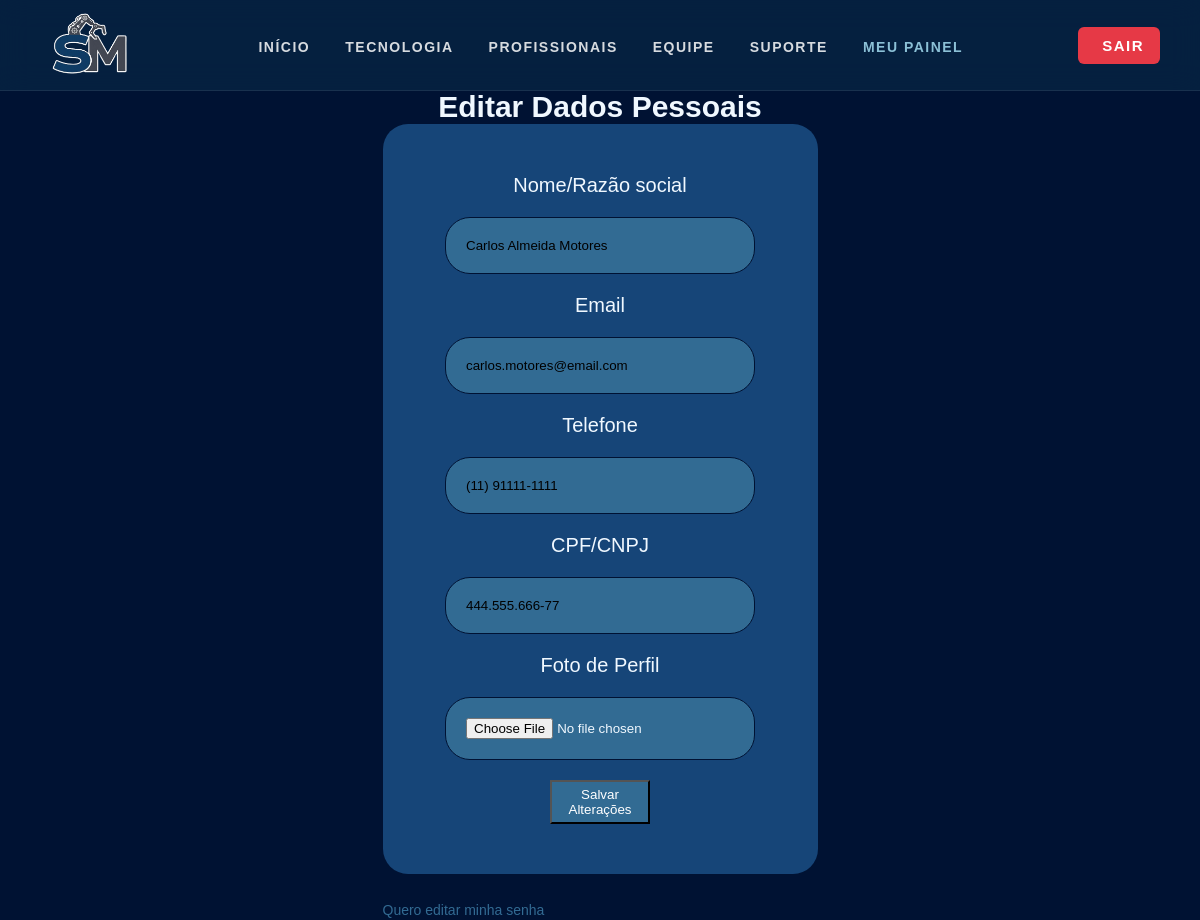
The page /user/editardados.php (signed in) on the database its author committed.
### tables this page shows
CREATE TABLE IF NOT EXISTS usuarios (
    id_user INT AUTO_INCREMENT PRIMARY KEY,
    img_user VARCHAR(255),
    nome VARCHAR(100) NOT NULL,
    email VARCHAR(100) UNIQUE NOT NULL,
    senha VARCHAR(255) NOT NULL,
    telefone VARCHAR(20) NOT NULL,
    cpf_cnpj VARCHAR(20) UNIQUE NOT NULL,
    tipo ENUM('PF', 'PJ') NOT NULL,
    categoria ENUM('cliente', 'profissional', 'admin') NOT NULL,
    
    especialidade VARCHAR(100) NULL,
    status ENUM('Disponível', 'Em Atendimento', 'Inativo') NULL,
    valor_dia DECIMAL(10, 2) NULL,
    descricao_func TEXT NULL,
    
    notas INT NULL CHECK (notas BETWEEN 0 AND 5)
);

### crud.php (called while the page is built, shortened)
<?php
try {
    function read($pdo, $table, $where = null) {
        $sql = "SELECT * FROM $table";
        if ($where) {
            $sql .= " WHERE $where";
        }
        $stmt = $pdo->query($sql);
        return $stmt->fetch(PDO::FETCH_ASSOC);
    }
} catch (PDOException $e) {
    die("Erro de conexão: " . $e->getMessage());
}

### user/editardados.php (the view, shortened to what this page needs)
<?php
require_once '../crud.php';
?>
<!DOCTYPE html>
<html lang="pt-br">
<head>
    <link rel="stylesheet" href="../css/userpage.css">
    <link rel="stylesheet" href="../css/partials.css">
</head>
<body>
<?php require_once '../partials/header.php';
    $idUser = (int)$_SESSION['id_user'];
    $user = read($pdo,'usuarios',"id_user = $idUser");
?>
    <h2>Editar Dados Pessoais</h2>
    <div class='formulario'>
        <form action="#" method="POST" enctype="multipart/form-data" class="form-editar-usuario">
            <label>Nome/Razão social</label>
            <input type="text" name="nome" value="<?=$user['nome']?>" placeholder="Nome/Razão social" required>
            <label>Email</label>
            <input type="email" name="email" value="<?=$user['email']?>" placeholder="Email" required>
            <label>Telefone</label>
            <input type="tel" name="tel" value="<?=$user['telefone']?>" placeholder="Telefone" required>
            <label>CPF/CNPJ</label>
            <input type="text" name="cpf_cnpj" value="<?=$user['cpf_cnpj']?>" placeholder="CPF/CPNJ" required>
            <label>Foto de Perfil</label>
            <input type="file" name="img_user">
            <button type="submit">
                Salvar Alterações
            </button>
        </form>
        <br>
        <a class='editarsenha' href='../editar_senha.php'>Quero editar minha senha</a>
    </div>
</body>
</html>

### css/userpage.css (style rules this page uses)
* { margin: 0px; padding: 0px; }
body { background-color: #001233; color: aliceblue; font-family: sans-serif; display: flex; align-items: center; justify-content: center; flex-direction: column; font-size: 20px; }
a { text-decoration: none; color: azure; }
form { background-color: #164578; display: flex; flex-direction: column; padding: 50px; border-radius: 25px; align-items: center; }
input { margin: 20px; padding: 20px; width: 80%; background-color: #326b93; border: #001233 1px solid; border-radius: 25px; }
input::placeholder { text-align: center; color: #164578; }
button { color: #fff ; background-color: #326b93; padding: 5px; width: 30%; }
.editarsenha { font-size: 14px; color: #326b93; transition: 0.3s; }

### css/partials.css (style rules this page uses)
html, body { min-height: 100%; }
body { min-height: 100vh; display: flex; flex-direction: column; padding-top: 90px; }

### rows shown on the page
usuarios: nome "Carlos Almeida Motores", email "carlos.motores@email.com", tel "(11) 91111-1111", cpf_cnpj "444.555.666-77"
